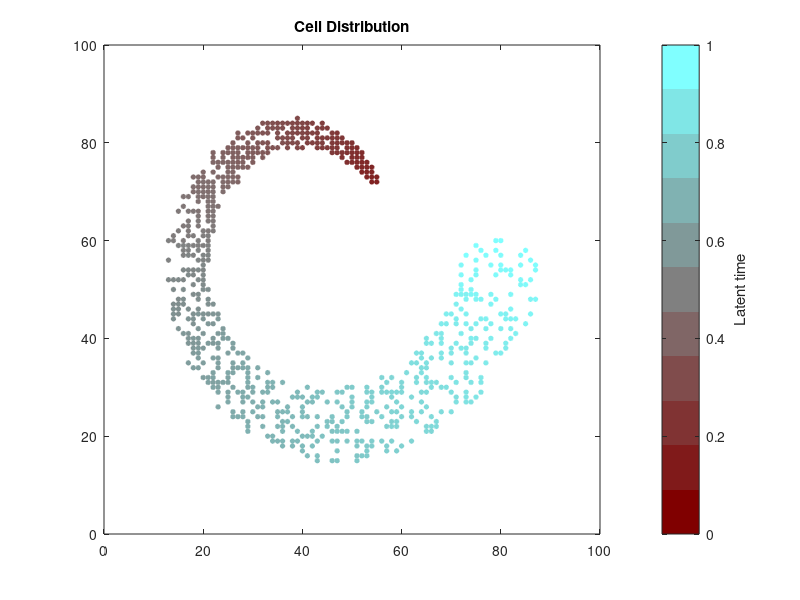

This chart was generated by the following MATLAB code: (Note: this script raises an error after producing the figure.)
% PDE_SDE model for simulating single cell gene expressions involved in
% cell-cell communications

base_save_path = 'E:/yll/CCCvelo/simulationData/data/20250812_Sprial_Dropout/';
for sim=1:10
    fprintf('The current simulation data is %d.\n', sim);
    %% creat save path
    save_path = fullfile(base_save_path, ['slide_' num2str(sim)]);
    status = mkdir(save_path);

    %% cellular scale initilization
    Celltnumber=1000;

    t = linspace(1/4 * pi, 2 * pi, Celltnumber); 
    a = 1; 
    b = 0.3; 
    
    r = a + b * t + (rand(1,Celltnumber)-0.5)*0.2.*t; 
    theta = t + (rand(1,Celltnumber)-0.5).*0.1; 
    
    X = r .* cos(theta);
    Y = r .* sin(theta);
    
    %% rescale coordinates to [0 100]X[0 100]
    N=100;
    
    ax=min(X)-1;bx=max(X)+1;
    ay=min(Y)-1;by=max(Y)+1;
    
    X=round(N*(X-ax)./(bx-ax));
    Y=round(N*(Y-ay)./(by-ay));
    
    %% cell labeling
    clear SC TC
    SC=zeros(N,N);
    TC=zeros(N,N);
    
    for cell=1:1000
        SC(X(cell),Y(cell))=1;
        TC(X(cell),Y(cell))=t(cell)/max(t);
    end
    %% visualization
    tic
    figure,
    for x=1:N
        for y=1:N
            if  SC(x,y)==1        
               plot(x,y,'c o','MarkerSize',3,'MarkerFaceColor',[0.5 TC(x,y) TC(x,y)],'LineWidth',1,'MarkerEdgeColor',[0.5 TC(x,y) TC(x,y) ]);hold on;
            end
        end
    end
    title('Cell Distribution');
    box on;
    axis([0 100 0 100]);
    
    % ColorBar
    colormap([0.5*ones(1,11); 0:0.1:1; 0:0.1:1]'); 
    c = colorbar;
    ylabel(c, 'Latent time');
    saveas(gcf, fullfile(save_path, 'spatial_distribution.png'));

    %% molecular scale initilization
    
    % spatially similar expression
    R1=(rand(N,N)*0.1+TC).*SC; % Receptor gene expression was assumed to be fixed but not evolved.
    R2=(rand(N,N)*0.1+1-TC).*SC;
    
    tf1=(rand(N,N)*0.1+0.5).*SC; 
    %tf1=(rand(N,N)*0.1+05).*SC; 
    tf2=(rand(N,N)*0.1+0.5).*SC; 
    tf3=(rand(N,N)*0.1+0.5).*SC; 
    
    %% interaction parameters in the network
    global beta1 beta2 beta3 mu11 mu12 mu13 mu14 mu21 mu22 mu23 mu24 mu31 mu32 mu33 mu34 
    global ktt11 ktt12 ktt13 ktt14 ktt21 ktt22 ktt23 ktt24 ktt31 ktt32 ktt33 ktt34
    %LR links
    b11=1;b21=0;b31=1;b41=0;b51=1;  % Li-R1
    b12=0;b22=0;b32=1;b42=1;b52=0;  % Li-R2
    %Maximal reaction rate
    alpha11=1*rand;alpha21=0; % Ri-TF1
    alpha12=1*rand;alpha22=1*rand; % Ri-TF2
    alpha13=0;alpha23=1*rand; % Ri-TF3
    %MM coefficient 
    krt11=rand;krt21=1; % Ri-TF1
    krt12=rand;krt22=rand; % Ri-TF2
    krt13=1;krt23=rand; % Ri-TF3
    
    beta1=rand;beta2=rand;beta3=rand; % degradation rate of TFs
    
    % paraM1=zeros(5,3); % Ri-TFi parameters
    % paraM1(1,1)=alpha11;paraM1(2,1)=alpha21; % Maximal reaction rate, i.e., v
    % paraM1(1,2)=alpha12;paraM1(2,2)=alpha22;
    % paraM1(1,3)=alpha13;paraM1(2,3)=alpha23;
    % paraM1(3,1)=krt11;paraM1(4,1)=krt21; % MM coefficient, i.e., k
    % paraM1(3,2)=krt12;paraM1(4,2)=krt22;
    % paraM1(3,3)=krt13;paraM1(4,3)=krt23;
    % paraM1(5,1)=beta1;paraM1(5,2)=beta2;paraM1(5,3)=beta3; % degradation rate of TFs

    paraMRR1=zeros(10,3); % Ri-TFi parameters
    paraMRR1(1,1)=alpha11;paraMRR1(5,1)=alpha11;paraMRR1(9,1)=alpha11; % Maximal reaction rate, i.e., v
    paraMRR1(1,2)=alpha12;paraMRR1(5,2)=alpha12;paraMRR1(8,2)=alpha22;paraMRR1(9,2)=alpha12;
    paraMRR1(6,3)=alpha23;paraMRR1(8,3)=alpha23;

    paraMM1=zeros(10,3); % Ri-TFi parameters
    paraMM1(1,1)=krt11;paraMM1(5,1)=krt11;paraMM1(9,1)=krt11; % MM coefficient, i.e., k
    paraMM1(1,2)=krt12;paraMM1(5,2)=krt12;paraMM1(8,2)=krt22;paraMM1(9,2)=krt12;
    paraMM1(6,3)=krt23;paraMM1(8,3)=krt23;
    beta=[beta1, beta2, beta3]; % degradation rate of TFs
    
    tmp=[paraMRR1;paraMM1];
    paraM1=[tmp;beta];

    %Maximal reaction rate
    mu11=0.5+0.1*randn;mu12=1*0.5 + 0.1*randn;mu13=0;mu14=0; % TF1-TGi
    mu21=0.5+0.1*randn;mu22=1*0.5+0.1*randn;mu23=0;mu24=0; % TF2-TGi
    mu31=0;mu32=0;mu33=0.5+0.1*randn;mu34=-1*(0.5+0.1*randn); % TF3-TGi
    %MM coefficient
    ktt11=rand;ktt12=rand;ktt13=1;ktt14=1; % TF1-TGi
    ktt21=rand;ktt22=rand;ktt23=1;ktt24=1; % TF2-TGi
    ktt31=1;ktt32=1;ktt33=rand;ktt34=rand; % TF3-TGi
    
    gama1=rand;gama2=rand;gama3=rand;gama4=rand; % degradation rate of TGs
    
    paraM2=zeros(7,4); % TFi-TGi parameters
    paraM2(1,1)=mu11;paraM2(2,1)=mu21;paraM2(3,1)=mu31;% Maximal reaction rate, i.e., v
    paraM2(1,2)=mu12;paraM2(2,2)=mu22;paraM2(3,2)=mu32;
    paraM2(1,3)=mu13;paraM2(2,3)=mu23;paraM2(3,3)=mu33;
    paraM2(1,4)=mu14;paraM2(2,4)=mu24;paraM2(3,4)=mu34;
    paraM2(4,1)=mu11;paraM2(5,1)=mu21;paraM2(6,1)=mu31;% Maximal reaction rate, i.e., v
    paraM2(4,2)=ktt11;paraM2(5,2)=ktt21;paraM2(6,2)=ktt31;
    paraM2(4,3)=ktt13;paraM2(5,3)=ktt23;paraM2(6,3)=ktt33;
    paraM2(4,4)=ktt14;paraM2(5,4)=ktt24;paraM2(6,4)=ktt34;
    paraM2(7,1)=0.1*gama1;paraM2(7,2)=0.1*gama2;paraM2(7,3)=0.1*gama3;paraM2(7,3)=0.1*gama4; % degradation rate of TFs
    
    %% PDE numerical simulation 
    D1=0.1*1e1; D2=0.2*1e1; D3=0.3*1e1; D4=0.1*1e1; D5=0.3*1e1; % diffusion coefficient of ligands
    r11=abs(normrnd(0.5,0.1));r21=abs(normrnd(0.4,0.1));r31=abs(normrnd(0.3,0.1));r41=abs(normrnd(0.2,0.1));r51=abs(normrnd(0.1,0.1)); % prodcution/release rate of ligand by cells
    % r12=abs(normrnd(0.1,0.01));r22=abs(normrnd(0.2,0.1));r32=abs(normrnd(0.3,0.1));r42=abs(normrnd(0.4,0.1));r52=abs(normrnd(0.5,0.1));
    d1=0.1; d2=0.1; d3=0.1; d4=0.1; d5=0.1; % degradation coefficient
    
    %% Steady-state of ligands (elliptic PDEs)
    f1=r11*(SC>0);
    f2=r21*(SC>0);
    f3=r31*(SC>0);
    f4=r41*(SC>0);
    f5=r51*(SC>0);
    
    L1=FDM_elliptic(D1,d1,f1);
    L2=FDM_elliptic(D2,d2,f2);
    L3=FDM_elliptic(D3,d3,f3);
    L4=FDM_elliptic(D4,d4,f4);
    L5=FDM_elliptic(D5,d5,f5);
    
    %% Solve ODEs for simulating Dynamic expressions of TGs in cells
    
    R1_activation=b11.*L1.*R1+b21.*L2.*R1+b31.*L3.*R1+b41.*L4.*R1+b51.*L5.*R1;
    R2_activation=b12.*L1.*R2+b22.*L2.*R2+b32.*L3.*R2+b42.*L4.*R2+b52.*L5.*R2;
    TF1=zeros(N,N);TF2=zeros(N,N);TF3=zeros(N,N);TG1=zeros(N,N);TG2=zeros(N,N);TG3=zeros(N,N);TG4=zeros(N,N);
                
    f_TF1=tf1.*(alpha11.*R1_activation./(krt11+R1_activation)+alpha21.*R2_activation./(krt21+R2_activation));
    f_TF2=tf2.*(alpha12.*R1_activation./(krt12+R1_activation)+alpha22.*R2_activation./(krt22+R2_activation));
    f_TF3=tf3.*(alpha13.*R1_activation./(krt13+R1_activation)+alpha23.*R2_activation./(krt23+R2_activation));
       
    y0=[0.1 0.1 0.1 0.1 0.1 0.1 0.25]*5; 
    in_noise=0.1;
    
    tic
    for i=1:N
        for j=1:N
            if SC(i,j)~=0 && TC(i,j)~=0
                t=TC(i,j); tspan=[0 t];
                A=f_TF1(i,j);B=f_TF2(i,j);C=f_TF3(i,j);
                h=0.01;
                GWnoise=0.5*randn(length(h:h:max(tspan)),7);
                y=y0;
                for tt=h:h:max(tspan)
                    y=y+odefcn(tt,y,A,B,C)*h+sqrt(h)*in_noise*sqrt(abs(y)).*GWnoise(round(tt/h),:);  %%% CLE  chemical langevan equation  %% in_noise is 1/sqrt(V), V=10000 % PMIDs: 21697125, 30936559, 31907445. 
                    y(y<0)=0;
                end
                TF1(i,j)=y(1);TF2(i,j)=y(2);TF3(i,j)=y(3);
                TG1(i,j)=y(4);TG2(i,j)=y(5);TG3(i,j)=y(6);TG4(i,j)=y(7);
            end
        end
    end 
    toc 
    
    %% Spatial coordinates of cells
    [x,y]=find(SC(:,:)==1);
    SC_xy=[x,y];
    Cell_xy=SC_xy;
    %% Expression matrix
    SC_num=sum(sum(SC(:,:)==1));
    L1_2D=L1(:,:);L2_2D=L2(:,:);L3_2D=L3(:,:);L4_2D=L4(:,:);L5_2D=L5(:,:);
    R1_2D=R1(:,:);R2_2D=R2(:,:);
    TF1_2D=TF1(:,:);TF2_2D=TF2(:,:);TF3_2D=TF3(:,:);
    TG1_2D=TG1(:,:);TG2_2D=TG2(:,:);TG3_2D=TG3(:,:);TG4_2D=TG4(:,:);
    tf1_2D=tf1(:,:);tf2_2D=tf2(:,:);tf3_2D=tf3(:,:);
    %% save simulation expression data
    % all result
    EM=zeros(18,SC_num);
    EM(1,:)=L1_2D(sub2ind([100,100],SC_xy(:,1),SC_xy(:,2))); % expression of L
    EM(2,:)=L2_2D(sub2ind([100,100],SC_xy(:,1),SC_xy(:,2)));
    EM(3,:)=L3_2D(sub2ind([100,100],SC_xy(:,1),SC_xy(:,2)));
    EM(4,:)=L4_2D(sub2ind([100,100],SC_xy(:,1),SC_xy(:,2)));
    EM(5,:)=L5_2D(sub2ind([100,100],SC_xy(:,1),SC_xy(:,2)));
    
    EM(6,:)=R1_2D(sub2ind([100,100],SC_xy(:,1),SC_xy(:,2))); % expression of R
    EM(7,:)=R2_2D(sub2ind([100,100],SC_xy(:,1),SC_xy(:,2)));
    
    EM(8,:)=tf1_2D(sub2ind([100,100],SC_xy(:,1),SC_xy(:,2))); % expression of TF
    EM(9,:)=tf2_2D(sub2ind([100,100],SC_xy(:,1),SC_xy(:,2)));
    EM(10,:)=tf3_2D(sub2ind([100,100],SC_xy(:,1),SC_xy(:,2)));
    
    EM(11,:)=TG1_2D(sub2ind([100,100],SC_xy(:,1),SC_xy(:,2))); % expression of TG
    EM(12,:)=TG2_2D(sub2ind([100,100],SC_xy(:,1),SC_xy(:,2)));
    EM(13,:)=TG3_2D(sub2ind([100,100],SC_xy(:,1),SC_xy(:,2)));
    EM(14,:)=TG4_2D(sub2ind([100,100],SC_xy(:,1),SC_xy(:,2)));
    
    EM(15,:)=TF1_2D(sub2ind([100,100],SC_xy(:,1),SC_xy(:,2))); % activation of TF
    EM(16,:)=TF2_2D(sub2ind([100,100],SC_xy(:,1),SC_xy(:,2)));
    EM(17,:)=TF3_2D(sub2ind([100,100],SC_xy(:,1),SC_xy(:,2)));
    
    EM(18,:)=TC(sub2ind([100,100],SC_xy(:,1),SC_xy(:,2)));  % latent time for each cell
    
    %% plot gene expression vs latent time
    
    figure,
    set(gcf, 'PaperPosition', [0, 0, 35, 26]); 
    set(gcf, 'PaperSize', [35, 26]); 
    
    subplot(2, 2, 1);
    y=EM(11,:);x=EM(18,:);
    scatter(x, y, 5,'filled'); 
    title('TG1 expression');
    xlabel('Latent time');
    ylabel('TG1 expression');
    %saveas(gcf, fullfile(save_path, 'TG1_expression_with_latent_time.png'));
    
    subplot(2, 2, 2);
    y=EM(12,:);x=EM(18,:);
    scatter(x, y, 5, 'filled');  
    title('TG2 expression');
    xlabel('Latent time');
    ylabel('TG2 expression');
    %saveas(gcf, fullfile(save_path, 'TG2_expression_with_latent_time.png'));
    
    subplot(2, 2, 3);
    y=EM(13,:);x=EM(18,:);
    scatter(x, y, 5,'filled');  
    title('TG3 expression');
    xlabel('Latent time');
    ylabel('TG3 expression');
    %saveas(gcf, fullfile(save_path, 'TG3_expression_with_latent_time.png'));
    
    subplot(2, 2, 4);
    y=EM(14,:);x=EM(18,:);
    scatter(x, y, 5,'filled');  
    title('TG4 expression');
    xlabel('Latent time');
    ylabel('TG4 expression');
    saveas(gcf, fullfile(save_path, 'FourGenes_expression_with_latent_time.png')); 
    
    %% plot gene expression vs spatial location
    
    x = Cell_xy(:,1);y = Cell_xy(:,2); 
        
    figure,
    set(gcf, 'PaperPosition', [0, 0, 35, 28]);
    set(gcf, 'PaperSize', [35, 28]); 
    
    subplot(2, 2, 1);
    values = EM(11,:); % TG1 expression vs spatial location
    scatter(x, y, 10, values, 'filled');  
    colorbar;
    title('Spatial gene expression of TG1');
    xlabel('X Axis');
    ylabel('Y Axis');
    %saveas(gcf, fullfile(save_path, 'Spatial_TG1_expression.png'));
    
    subplot(2, 2, 2);
    values = EM(12,:); % TG2 expression vs spatial location
    scatter(x, y, 10, values, 'filled'); 
    colorbar;
    title('Spatial gene expression of TG2');
    xlabel('X Axis');
    ylabel('Y Axis');
    %saveas(gcf, fullfile(save_path, 'Spatial_TG2_expression.png'));
    
    subplot(2, 2, 3);
    values = EM(13,:); % TG3 expression vs spatial location
    scatter(x, y, 10, values, 'filled'); 
    colorbar;
    title('Spatial gene expression of TG3');
    xlabel('X Axis');
    ylabel('Y Axis');
    %saveas(gcf, fullfile(save_path, 'Spatial_TG3_expression.png'));
    
    subplot(2, 2, 4);
    values = EM(14,:); % TG4 expression vs spatial location
    scatter(x, y, 10, values, 'filled'); 
    colorbar;
    title('Spatial gene expression of TG4');
    xlabel('X Axis');
    ylabel('Y Axis');
    saveas(gcf, fullfile(save_path, 'FourGenes_Spatial_expression.png'));
    %% save simulation expression data
    
    save(fullfile(save_path, 'EM.mat'), 'EM');
    save(fullfile(save_path, 'paraM1.mat'), 'paraM1');
    save(fullfile(save_path, 'paraM2.mat'), 'paraM2');
    
    xlswrite(fullfile(save_path, 'ExpressionMatrix.xlsx'), EM);
    xlswrite(fullfile(save_path, 'SpatialCoordinates.xlsx'), Cell_xy);
    xlswrite(fullfile(save_path, 'LR-TF_parameters.xlsx'), paraM1);
    xlswrite(fullfile(save_path, 'TF-TG_parameters.xlsx'), paraM2);

end
